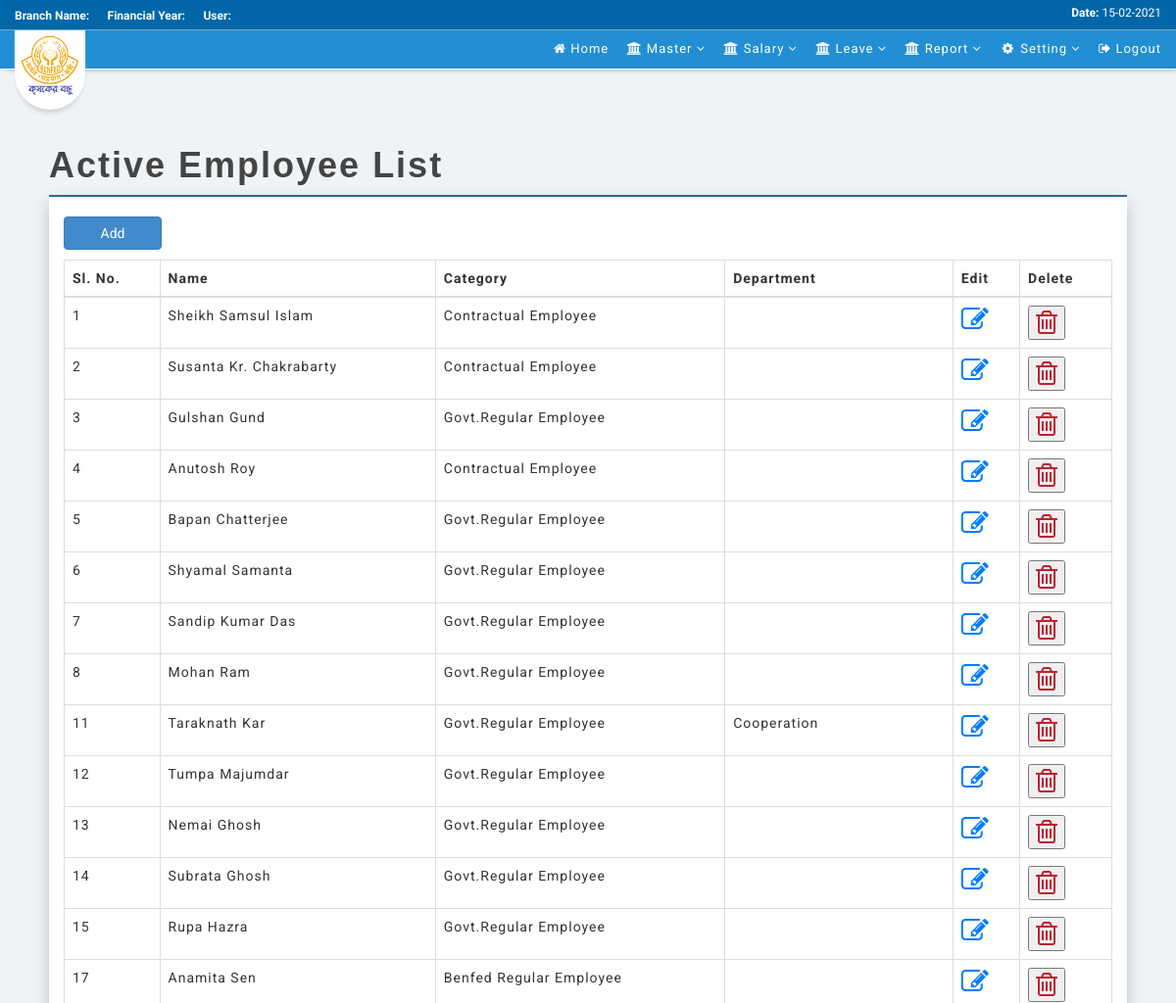
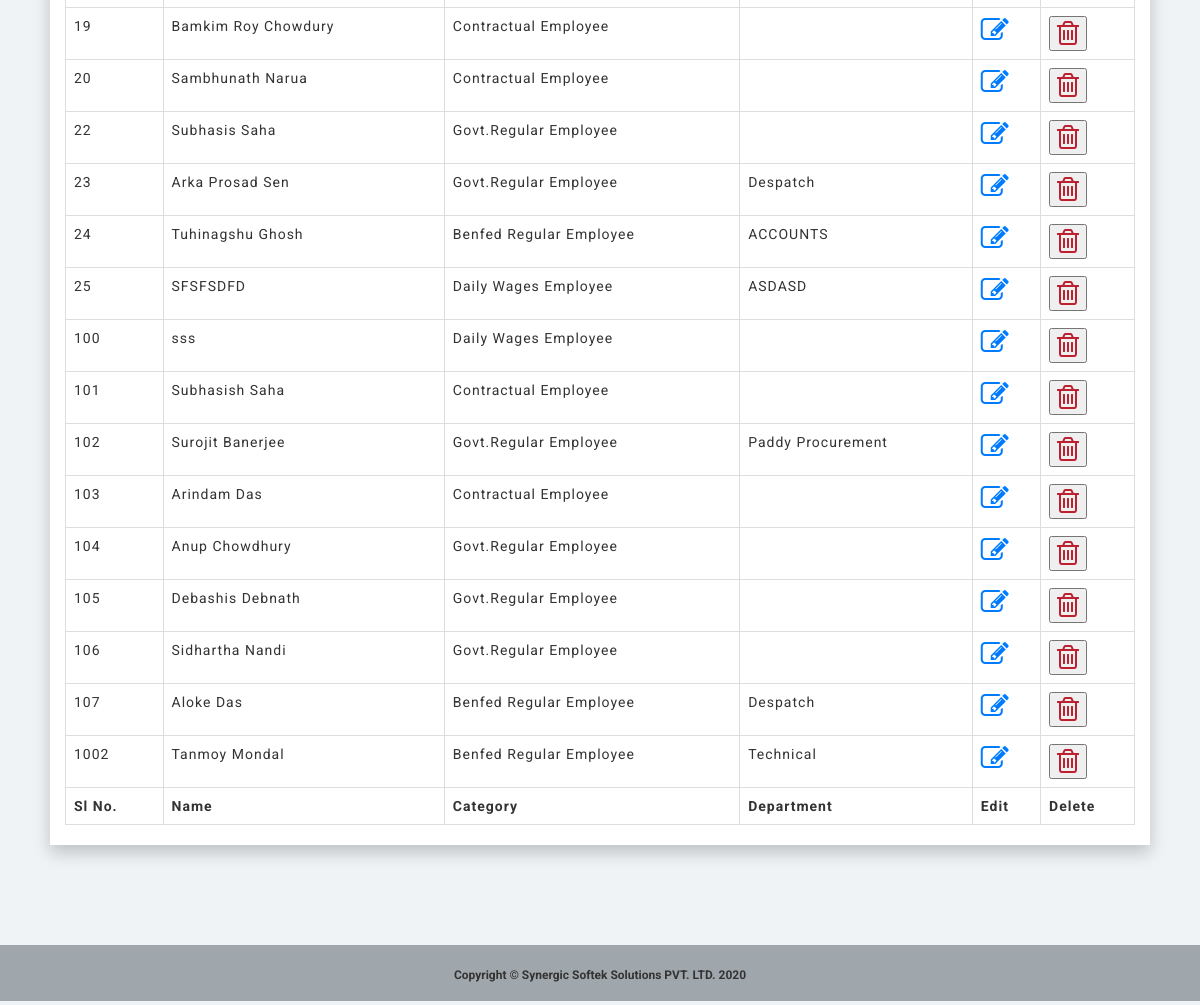
/index.php/admin/employee, run on the app's committed database (2 pictures, top to bottom).
### tables this page shows
CREATE TABLE `md_employee` (
  `emp_code` int(11) NOT NULL,
  `emp_name` varchar(100) NOT NULL,
  `emp_catg` int(10) NOT NULL,
  `emp_dist` int(10) NOT NULL,
  `dob` date DEFAULT NULL,
  `join_dt` date DEFAULT NULL,
  `ret_dt` date DEFAULT NULL,
  `designation` varchar(50) DEFAULT NULL,
  `department` varchar(50) DEFAULT NULL,
  `phn_no` int(11) DEFAULT 0,
  `email` varchar(100) DEFAULT NULL,
  `pan_no` varchar(50) DEFAULT NULL,
  `aadhar_no` varchar(50) DEFAULT NULL,
  `emp_addr` text DEFAULT NULL,
  `bank_name` varchar(50) DEFAULT NULL,
  `bank_ac_no` varchar(50) DEFAULT NULL,
  `pf_ac_no` varchar(50) DEFAULT NULL,
  `basic_pay` decimal(10,2) DEFAULT 0.00,
  `created_by` varchar(50) DEFAULT NULL,
  `created_dt` datetime DEFAULT NULL,
  `emp_status` char(1) DEFAULT 'A',
  `modified_by` varchar(50) DEFAULT NULL,
  `modified_dt` datetime DEFAULT NULL
);

CREATE TABLE `md_category` (
  `category_code` int(11) NOT NULL,
  `category_type` varchar(50) NOT NULL
);

### application/controllers/Admin.php (called while the page is built, shortened)
<?php
	class Admin extends CI_Controller{
		public function __construct(){
			$this->load->model('Login_Process');
			$this->load->model('Admin_Process');
		}
		public function employee() {
			$select = array("emp_code", "emp_name", "emp_catg",
							"department");
			$employee['employee_dtls']    =   $this->Admin_Process->f_get_particulars("md_employee", $select, array("emp_status" => 'A'), 0);
			$employee['category_dtls']    =   $this->Admin_Process->f_get_particulars("md_category", NULL, NULL, 0);
			$this->load->view('post_login/payroll_main');
			$this->load->view("employee/dashboard", $employee);
			$this->load->view('post_login/footer');
		}
	}
?>

### index.php (called while the page is built, shortened)
<?php
require_once BASEPATH.'core/CodeIgniter.php';

### application/models/Admin_Process.php (called while the page is built, shortened)
<?php
	class Admin_Process extends CI_Model{
		public function f_get_particulars($table_name, $select=NULL, $where=NULL, $flag) {
			if(isset($select)) {
				$this->db->select($select);
			}
			if(isset($where)) {
				$this->db->where($where);
			}
			$result		=	$this->db->get($table_name);
			if($flag == 1) {
				return $result->row();
			}else {
				return $result->result();
			}
		}
    }
?>

### application/views/employee/dashboard.php (the view, shortened to what this page needs)
<div class="wraper">
    <div class="row">
        <div class="col-lg-9 col-sm-12">
            <h1><strong>Active Employee List</strong></h1>
        </div>
    </div>
    <div class="col-lg-12 container contant-wraper">
        <h3>
            <small><a href="<?php echo site_url("emadst");?>" class="btn btn-primary" style="width: 100px;">Add</a></small>
        </h3>
        <table class="table table-bordered table-hover">
            <thead>
                <tr>
                    <th>Sl. No.</th>
                    <th>Name</th>
                    <th>Category</th>
                    <th>Department</th>
                    <th>Edit</th>
                    <th>Delete</th>
                </tr>
            </thead>
            <tbody>
                <?php
                if($employee_dtls) {
                        foreach($employee_dtls as $e_dtls) {
                ?>
                        <tr>
                            <td><?php echo $e_dtls->emp_code; ?></td>
                            <td><?php echo $e_dtls->emp_name; ?></td>
                            <td><?php
                                foreach($category_dtls as $c_list) {
                                    if($e_dtls->emp_catg == $c_list->category_code) {
                                        echo $c_list->category_type;
                                    }
                                }
                            ?>
                            </td>
                            <td><?php echo $e_dtls->department; ?></td>
                            <td>
                                <a href="estem?emp_code=<?php echo $e_dtls->emp_code; ?>"
                                    data-toggle="tooltip"
                                    data-placement="bottom"
                                    title="Edit"
                                >
                                    <i class="fa fa-edit fa-2x" style="color: #007bff"></i>
                                </a>
                            </td>
                            <td>
                                <button
                                    type="button"
                                    class="delete"
                                    id="<?php echo $e_dtls->emp_code; ?>"
                                    data-toggle="tooltip"
                                    data-placement="bottom"
                                    title="Delete"
                                >
                                    <i class="fa fa-trash-o fa-2x" style="color: #bd2130"></i>
                                </button>
                            </td>
                        </tr>
                <?php
                        }
                    }
                    else {
                        echo "<tr><td colspan='10' style='text-align: center;'>No data Found</td></tr>";
                    }
                ?>
            </tbody>
            <tfoot>
                <tr>
                    <th>Sl No.</th>
                    <th>Name</th>
                    <th>Category</th>
                    <th>Department</th>
                    <th>Edit</th>
                    <th>Delete</th>
                </tr>
            </tfoot>
        </table>
    </div>
</div>

### assets/css/sb-admin.css (style rules this page uses)
h1 { color: #444; font-family: Poppins,sans-serif; letter-spacing: 2px; }
table { letter-spacing: 1px; }
.wraper { margin-left: 50px; margin-right: 50px; }
.contant-wraper { border-top: 2px solid #32678d; box-shadow: 0px 8px 16px 0px rgba(0,0,0,0.2); background-color: white; margin-bottom: 100px; overflow: auto; }

### assets/css/apps.css (style rules this page uses)
body { font-family: 'Roboto', sans-serif; }
.row { margin-left: -15px !important; }

### data on the page
md_employee: emp_code "1", emp_name "Sheikh Samsul Islam"
md_category: category_type "Contractual Employee"
md_employee: emp_code "2", emp_name "Susanta Kr. Chakrabarty"
md_employee: emp_code "3", emp_name "Gulshan Gund"
md_category: category_type "Govt.Regular Employee"
md_employee: emp_code "4", emp_name "Anutosh Roy"
md_employee: emp_code "5", emp_name "Bapan Chatterjee"
md_employee: emp_code "6", emp_name "Shyamal Samanta"
md_employee: emp_code "7", emp_name "Sandip Kumar Das"
md_employee: emp_code "8", emp_name "Mohan Ram"
md_employee: emp_code "11", emp_name "Taraknath Kar", department "Cooperation"
md_employee: emp_code "12", emp_name "Tumpa Majumdar"
md_employee: emp_code "13", emp_name "Nemai Ghosh"
md_employee: emp_code "14", emp_name "Subrata Ghosh"
md_employee: emp_code "15", emp_name "Rupa Hazra"
md_employee: emp_code "17", emp_name "Anamita Sen"
md_category: category_type "Benfed Regular Employee"
md_employee: emp_code "19", emp_name "Bamkim Roy Chowdury"
md_employee: emp_code "20", emp_name "Sambhunath Narua"
md_employee: emp_code "22", emp_name "Subhasis Saha"
md_employee: emp_code "23", emp_name "Arka Prosad Sen", department "Despatch"
md_employee: emp_code "24", emp_name "Tuhinagshu Ghosh", department "ACCOUNTS"
md_employee: emp_code "25", emp_name "SFSFSDFD", department "ASDASD"
md_category: category_type "Daily Wages Employee"
md_employee: emp_code "100", emp_name "sss"
md_employee: emp_code "101", emp_name "Subhasish Saha"
md_employee: emp_code "102", emp_name "Surojit Banerjee", department "Paddy Procurement"
md_employee: emp_code "103", emp_name "Arindam Das"
md_employee: emp_code "104", emp_name "Anup Chowdhury"
md_employee: emp_code "105", emp_name "Debashis Debnath"
md_employee: emp_code "106", emp_name "Sidhartha Nandi"
md_employee: emp_code "107", emp_name "Aloke Das", department "Despatch"
md_employee: emp_code "1002", emp_name "Tanmoy Mondal", department "Technical"
